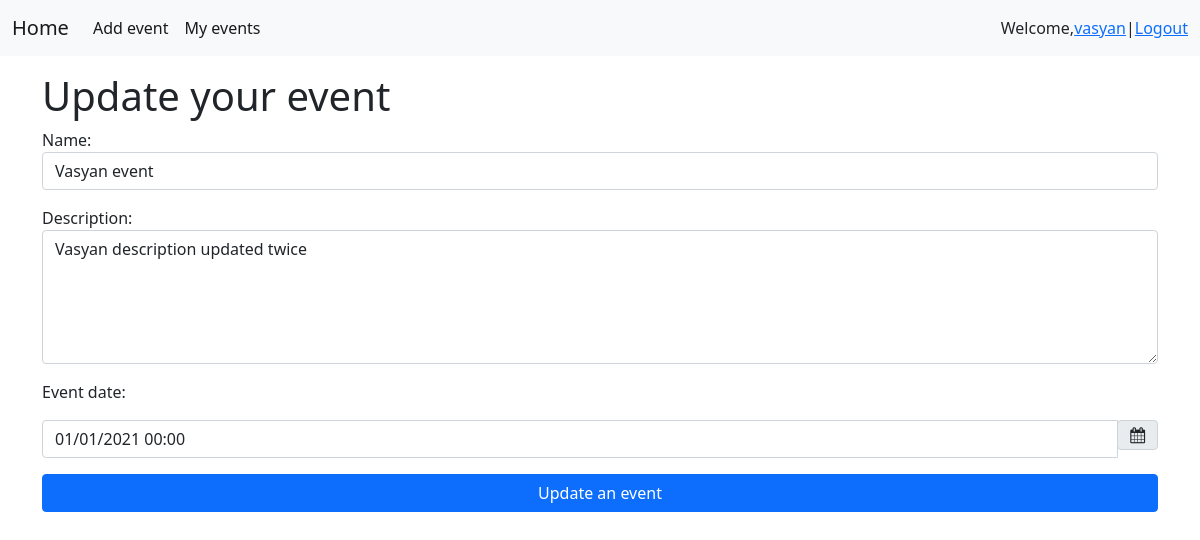
/event/1/update (signed in), run on the app's committed database.
### events/models.py (models this page shows, shortened)
class CustomUser(AbstractUser):
    def save(self, *args, **kwargs):
        self.username = self.email.split('@')[0]
        super().save(*args, **kwargs)

class Event(models.Model):
    title = models.CharField(max_length=150, verbose_name='Name')
    description = models.TextField()
    event_date = models.DateTimeField()
    created_at = models.DateTimeField(auto_now_add=True)
    owner = models.ForeignKey(CustomUser, on_delete=models.CASCADE)
    visitors = models.ManyToManyField(CustomUser, related_name='visitors')
    class Meta:
        verbose_name = 'event'
        verbose_name_plural = 'events'
        ordering = ['event_date']

### events/views.py (the view)
# urls.py: path('event/<int:event_id>/update', edit_event, name='edit_event'),
@login_required(login_url='login')
def edit_event(request, event_id):
    event_item = get_object_or_404(Event, pk=event_id)
    if request.user == event_item.owner:
        if request.method == "POST":
            form = EventCreationForm(request.POST, instance=event_item)
            if form.is_valid():
                form.save()
                messages.success(request, 'Your event has been updated!')
                return redirect('view_event', event_item.pk)
        else:
            form = EventCreationForm(instance=event_item)
    else:
        return redirect('home')
    context = {
        'form': form,
    }
    return render(request, 'events/edit_event.html', context)

### events/forms.py
class EventCreationForm(ModelForm):
    class Meta:
        model = Event
        fields = ['title', 'description', 'event_date', ]
        widgets = {
            'title': forms.TextInput(attrs={'class': 'form-control'}),
            'description': forms.Textarea(attrs={'class': 'form-control', 'rows': 5}),
            'event_date': BootstrapDateTimePickerInput(format='%m/%d/%Y %H:%M'),
        }

### events/widgets.py (called while the page is built)
    def get_context(self, name, value, attrs):
        datetimepicker_id = 'datetimepicker_{name}'.format(name=name)
        if attrs is None:
            attrs = dict()
        attrs['data-target'] = '#{id}'.format(id=datetimepicker_id)
        attrs['class'] = 'form-control datetimepicker-input'
        context = super().get_context(name, value, attrs)
        context['widget']['datetimepicker_id'] = datetimepicker_id
        return context

### events/templates/events/edit_event.html (shortened to what this page needs)
{% extends "base.html" %}
{% block content %}
<h1>Update your event</h1>
<form method="post">
    {{ form.as_p }}
    <div class="d-grid gap-2">
        <button type="submit" class="btn btn-primary btn-block">Update an event</button>
    </div>
</form>
{% endblock %}

### templates/inc/_nav.html (shortened to what this page needs)
<nav class="navbar navbar-expand-lg navbar-light bg-light">
    <div class="container-fluid">
        <a class="navbar-brand" href="{% url 'home' %}">Home</a>
        <div class="collapse navbar-collapse" id="navbarNav">
            <ul class="navbar-nav">
                {% if request.user.is_authenticated %}
                <li class="nav-item">
                    <a class="nav-link active" aria-current="page" href="{% url 'add_event' %}">Add event</a>
                </li>
                <li class="nav-item">
                    <a class="nav-link active" aria-current="page" href="{% url 'my_events' %}">My events</a>
                </li>
                {% endif %}
            </ul>
        </div>
        {% if request.user.is_authenticated %}
        Welcome, <a href="{% url 'profile' request.user.username %}"> {{ user.username }}</a> | <a
            href="{% url 'account_logout' %}">Logout</a>
        {% else %}
        <span class="navbar-text">
            <a href="{% url 'account_signup' %}">Register</a> | <a href="{% url 'account_login' %}">Login</a>
        </span>
        {% endif %}
    </div>
</nav>

### data on the page
CustomUser: username "vasyan"
Event: title "Vasyan event", description "Vasyan description updated twice"
